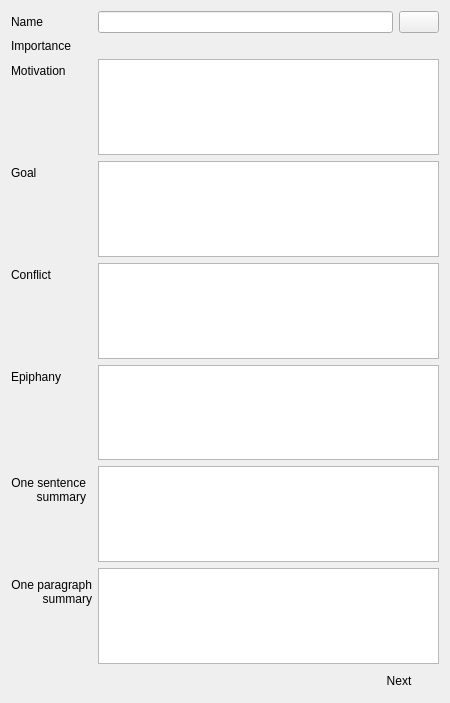
                   <widget class="QWidget" name="scrollAreaPersoInfosWidget">
                    <property name="geometry">
                     <rect>
                      <x>0</x>
                      <y>0</y>
                      <width>450</width>
                      <height>703</height>
                     </rect>
                    </property>
                    <layout class="QFormLayout" name="formLayout_8">
                     <property name="fieldGrowthPolicy">
                      <enum>QFormLayout::AllNonFixedFieldsGrow</enum>
                     </property>
                     <item row="4" column="0">
                      <widget class="QLabel" name="label_4">
                       <property name="text">
                        <string>Motivation</string>
                       </property>
                      </widget>
                     </item>
                     <item row="4" column="1">
                      <widget class="MDEditCompleter" name="txtPersoMotivation"/>
                     </item>
                     <item row="5" column="0">
                      <widget class="QLabel" name="label_5">
                       <property name="text">
                        <string>Goal</string>
                       </property>
                      </widget>
                     </item>
                     <item row="5" column="1">
                      <widget class="MDEditCompleter" name="txtPersoGoal"/>
                     </item>
                     <item row="6" column="0">
                      <widget class="QLabel" name="label_6">
                       <property name="text">
                        <string>Conflict</string>
                       </property>
                      </widget>
                     </item>
                     <item row="6" column="1">
                      <widget class="MDEditCompleter" name="txtPersoConflict"/>
                     </item>
                     <item row="7" column="0">
                      <widget class="QLabel" name="label_7">
                       <property name="text">
                        <string>Epiphany</string>
                       </property>
                      </widget>
                     </item>
                     <item row="7" column="1">
                      <widget class="MDEditCompleter" name="txtPersoEpiphany"/>
                     </item>
                     <item row="8" column="0">
                      <widget class="QLabel" name="label_24">
                       <property name="text">
                        <string>&lt;html&gt;&lt;head/&gt;&lt;body&gt;&lt;p align=&quot;right&quot;&gt;One sentence&lt;br/&gt;summary&lt;/p&gt;&lt;/body&gt;&lt;/html&gt;</string>
                       </property>
                      </widget>
                     </item>
                     <item row="8" column="1">
                      <widget class="MDEditCompleter" name="txtPersoSummarySentence"/>
                     </item>
                     <item row="9" column="0">
                      <widget class="QLabel" name="label_8">
                       <property name="text">
                        <string>&lt;html&gt;&lt;head/&gt;&lt;body&gt;&lt;p align=&quot;right&quot;&gt;One paragraph&lt;br/&gt;summary&lt;/p&gt;&lt;/body&gt;&lt;/html&gt;</string>
                       </property>
                      </widget>
                     </item>
                     <item row="9" column="1">
                      <widget class="MDEditCompleter" name="txtPersoSummaryPara"/>
                     </item>
                     <item row="10" column="1">
                      <layout class="QHBoxLayout" name="horizontalLayout_21">
                       <item>
                        <spacer name="horizontalSpacer_3">
                         <property name="orientation">
                          <enum>Qt::Horizontal</enum>
                         </property>
                         <property name="sizeHint" stdset="0">
                          <size>
                           <width>40</width>
                           <height>20</height>
                          </size>
                         </property>
                        </spacer>
                       </item>
                       <item>
                        <widget class="QPushButton" name="btnStepFour">
                         <property name="text">
                          <string>Next</string>
                         </property>
                         <property name="icon">
                          <iconset theme="go-next">
                           <normaloff>.</normaloff>.</iconset>
                         </property>
                         <property name="flat">
                          <bool>true</bool>
                         </property>
                        </widget>
                       </item>
                      </layout>
                     </item>
                     <item row="3" column="0">
                      <widget class="QLabel" name="label_18">
                       <property name="text">
                        <string>Importance</string>
                       </property>
                      </widget>
                     </item>
                     <item row="3" column="1">
                      <widget class="sldImportance" name="sldPersoImportance" native="true">
                       <property name="sizePolicy">
                        <sizepolicy hsizetype="Expanding" vsizetype="Preferred">
                         <horstretch>0</horstretch>
                         <verstretch>0</verstretch>
                        </sizepolicy>
                       </property>
                      </widget>
                     </item>
                     <item row="2" column="0">
                      <widget class="QLabel" name="label_3">
                       <property name="text">
                        <string>Name</string>
                       </property>
                      </widget>
                     </item>
                     <item row="2" column="1">
                      <layout class="QHBoxLayout" name="horizontalLayout_3">
                       <item>
                        <widget class="lineEditView" name="txtPersoName"/>
                       </item>
                       <item>
                        <widget class="QPushButton" name="btnPersoColor">
                         <property name="text">
                          <string/>
                         </property>
                        </widget>
                       </item>
                      </layout>
                     </item>
                    </layout>
                   </widget>
